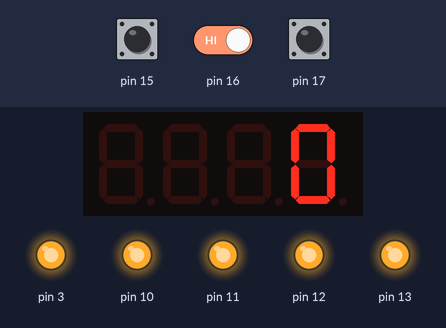
The sketch below on a simulated Arduino Uno, built with avr-gcc and run on an emulated ATmega328P. On the bench: 4-digit seven-segment display, output pins drawn as LEDs (lit = HIGH). Inputs (shaded band) come from the test bench; at power-on: pin 15 HIGH, pin 16 HIGH, pin 17 HIGH.

Above: at 6.0 s.
6.1 s: pin 15 pulled LOW for 0.15 s
At 8.6 s:
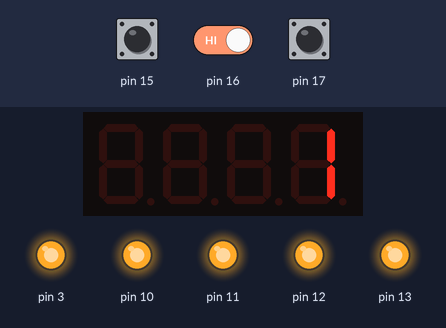
9.2 s: pin 15 driven LOW and pin 16 driven LOW
Timing chart, 0 to 12.2 s (numbered marks = the images above; inputs shaded):
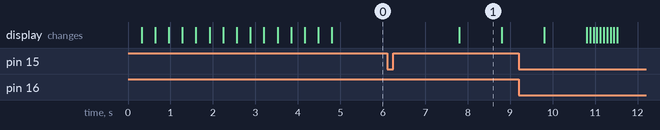

The sketch:

Caravaldi1.ino
```cpp
#include <TimerOne.h>
#include <Wire.h>
#include <MultiFuncShield.h>

boolean started;
byte btn;
int currentTime = 0;

void setup() {

  Timer1.initialize();
  MFS.initialize(&Timer1);
                             // initialize multi-function shield library
  displayText("Jonas Timer", 320);
  started = false;
}


 void loop() {

        btn = MFS.getButton();
        if (started) {
          currentTime++;
        }

        if (btn == BUTTON_1_PRESSED && started == true) {
          started = false;
        } else if (btn == BUTTON_1_PRESSED && started == false) {
          started = true;
        }

        if (btn == BUTTON_2_PRESSED && started == false && currentTime != 0) {
          displayText("RESET", 80);
          currentTime = 0;
        }

        MFS.write(currentTime);
        delay(1000);
}


// A better way to show text on the display of the shield
void displayText(char message[], int speed) {

       char displayActualSize[5] = "    ";
       int messageLength = strlen(message);

       for(int i = 0; i < messageLength+4; i++) {
         for(int j = 0; j < 3; j++) {
           displayActualSize[j] = displayActualSize[j+1];
         }
         displayActualSize[3] = message[i];
         MFS.write(displayActualSize);
         delay(speed);
       }
     }
```

Measured:
- after the input at 6.1 s, the display: changes after 1.7 s (image 1)
- what the display in image 1 shows lasts 1.0 s, from 7.8 s to 8.8 s
